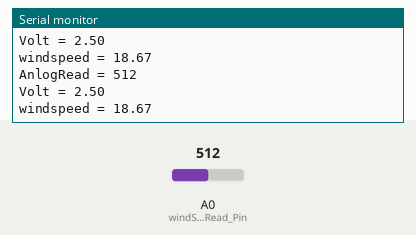
Simulated run of this sketch. Board: Arduino Uno, built with avr-gcc and run on an emulated ATmega328P. On the bench: the last lines printed to the serial monitor. The inputs (shaded band) are chosen by the test bench; at power-on: A0 (windSensorAnalogRead_Pin) = 512.

Above: at 1.2 s.
1.3 s: A0 (windSensorAnalogRead_Pin) set to 716
At 2.6 s:
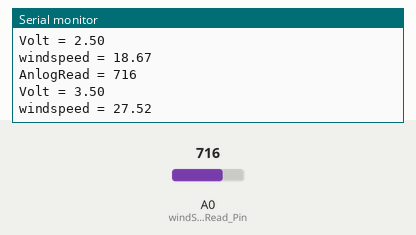
2.8 s: A0 (windSensorAnalogRead_Pin) set to 900
At 3.8 s:
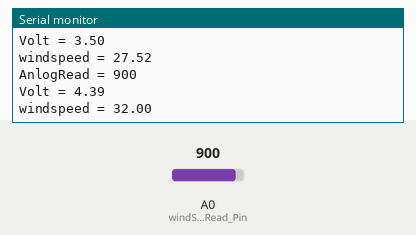
Timing chart, 0 to 5.8 s (numbered marks = the images above; inputs shaded):
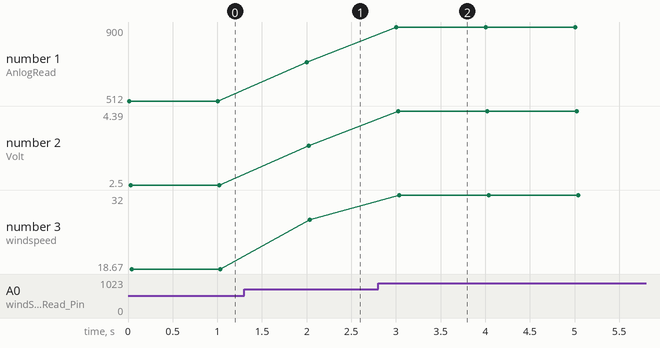

Measured:
- after the input at 1.3 s, the serial monitor: prints a new line after 0.70 s (image 1)
- after the input at 2.8 s, the serial monitor: prints a new line after 0.21 s (image 2)
- plotted number 1: 512 → 716 after the input at 1.3 s, 716 → 900 after the input at 2.8 s
- plotted number 2: 2.5 → 3.5 after the input at 1.3 s, 3.5 → 4.39 after the input at 2.8 s
- plotted number 3: 18.67 → 27.52 after the input at 1.3 s, 27.52 → 32 after the input at 2.8 s

The sketch:

analogWIndSpeedExample.ino
```cpp
#include "windSpeed.h"

uint8_t windSensorAnalogRead_Pin = A0;
float sensorVoltageMin = 0;// Mininum output voltage from anemometer in mV.
float sensorVoltageMax = 5;// Maximum output voltage from anemometer in mV.
float sensorwindSpeedMin = 0;// Wind minimum speed in meters/sec corresponding to minimum voltage
float sensorwindSpeedMax = 32;// Wind maximum speed in meters/sec corresponding to maximum voltage

windSpeedClass windSpeed = windSpeedClass(A0,0.4,4.0,1,32);

long readInterval = 100;
long averageCalcTime = 1000;


void setup() {
	Serial.begin(9600);

	//Setttings for collecting,store and calc sonsor data
	//Default is read and store value each 100 millisek
	//and calculate average val for last 1000 millsec period


	Serial.println("End Setup");
}

// the loop function runs over and over again forever
void loop() {
	//digitalWrite(LED_BUILTIN, HIGH);
	//Serial.println("Led ON");   // turn the LED on (HIGH is the voltage level)
	//delay(1000);                       // wait for a second
	//digitalWrite(LED_BUILTIN, LOW);    // turn the LED off by making the voltage LOW
	int val = windSpeed.getSensorValue();
	float volt = windSpeed.getSensorVoltage();
	float speed = windSpeed.getSensorWindSpeed();
	//Serial output
	Serial.print("AnlogRead = ");
	Serial.println(val);
	Serial.print("Volt = ");
	Serial.println(volt);
	Serial.print("windspeed = ");
	Serial.println(speed);


	delay(1000);                       // wait for a second
}
```

filterReadForAvgCalc.cpp
```cpp
//
//
//

#include "filterReadForAvgCalc.h"


FilterReadForAvgCalcClass::FilterReadForAvgCalcClass(long readInterval, long avgPeriod) : SimpleTimer()
{
	SimpleTimer timer;
	timerRunInterval = readInterval;
	calcOutputInerval = avgPeriod;
	//Calc size of reads to store
	readStorageCount = (readInterval / avgPeriod);

}


void FilterReadForAvgCalcClass::init()
{

}

void FilterReadForAvgCalcClass::start()
{

}
```

filterReadForAvgCalc.h
```cpp
// filterReadForAvgCalc.h

#ifndef _FILTERREADFORAVGCALC_h
#define _FILTERREADFORAVGCALC_h

#if defined(ARDUINO) && ARDUINO >= 100
	#include "arduino.h"
#else
	#include "WProgram.h"
#endif

#include "SimpleTimer.h";

class FilterReadForAvgCalcClass : protected SimpleTimer
{
 protected:


 public:
	FilterReadForAvgCalcClass(long readValuesinterval,long caclOutputInerval);
	void init();
	void start();
private:
	long timerRunInterval;
	long calcOutputInerval;
	uint8_t readStorageCount;

};

extern FilterReadForAvgCalcClass FilterReadForAvgCalc;

#endif
```

windSpeed.cpp
```cpp
//
//
//

#include "windSpeed.h"


windSpeedClass::windSpeedClass(int8_t sensorAnalogPin, float sensorVoltageMin, float sensorVoltageMax, float sensorwindSpeedMin, float sensorwindSpeedMax)
{
	sensorPin = sensorAnalogPin;
	voltageMin = sensorVoltageMin;
	voltageMax = sensorVoltageMax;
	windSpeedMin = sensorwindSpeedMin;
	windSpeedMax = sensorwindSpeedMax;
}

int windSpeedClass::getSensorValue()
{

	sensorVal = analogRead(sensorPin);
	return sensorVal;
}

float windSpeedClass::getSensorVoltage()
{
	//get value from analog input
	sensorVal = analogRead(sensorPin);
	//convert analogRead to input voltage
	voltageVal = sensorVal * voltageConversionConstant;
	return voltageVal;
}

float windSpeedClass::getSensorWindSpeed()
{
	//get value from analog input
	sensorVal = analogRead(sensorPin);
	//convert analogRead to input voltage
	voltageVal = sensorVal * voltageConversionConstant;
	//Convert voltage value to wind speed using range of max and min voltages and wind speed for the anemometer
	if (voltageVal <= voltageMin) {
		windSpeedVal = 0; //Check if voltage is below minimum value. If so, set wind speed to zero.
	}
	else if (voltageVal > voltageMax)
	{
		windSpeedVal = windSpeedMax;
	}
	else
	{
		windSpeedVal = (voltageVal - voltageMin)*windSpeedMax / (voltageMax - voltageMin); //For voltages above minimum value, use the linear relationship to calculate wind speed.
	}
	return windSpeedVal;
}
```

windSpeed.h
```cpp
// windSpeed.h

#ifndef _WINDSPEED_h
#define _WINDSPEED_h

#if defined(ARDUINO) && ARDUINO >= 100
	#include "arduino.h"
#else
	#include "WProgram.h"
#endif

//#include "src/filter_avgCalc_settings.h"


class windSpeedClass
{
 protected:

	 uint8_t sensorPin;
	 float voltageMin;
	 float windSpeedMin; // Wind speed in meters/sec corresponding to minimum voltage

	 float voltageMax; // Maximum output voltage from anemometer in mV.
	 float windSpeedMax; // Wind speed in meters/sec corresponding to maximum voltage
 public:
	 windSpeedClass(int8_t sensorAnalogPin, //PIn number for sensor read
		 float sensorVoltageMin = 0,// Mininum output voltage from anemometer in mV.
		 float sensorVoltageMax = 5,
		 float sensorwindSpeedMin = 0,
		 float sensorwindSpeedMax = 32);

	 int getSensorValue();
	 float getSensorVoltage();
	 float getSensorWindSpeed();
private:
	const float voltageConversionConstant = .004882814;


	uint16_t sensorVal = 0;
	float voltageVal = 0;
	float windSpeedVal = 0;


};

//extern windSpeedClass WindSpeed;

#endif
```
